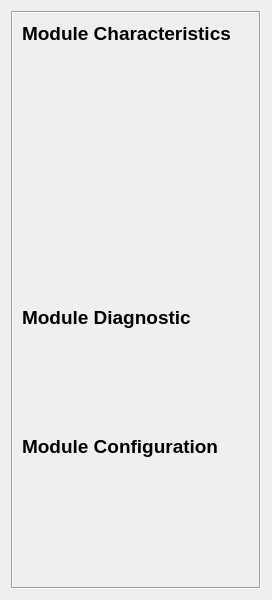
         <widget class="QWidget" name="tab_2">
          <attribute name="title">
           <string>Module</string>
          </attribute>
          <layout class="QGridLayout" name="gridLayout_9">
           <item row="0" column="0">
            <widget class="QFrame" name="frame">
             <property name="frameShape">
              <enum>QFrame::Box</enum>
             </property>
             <property name="frameShadow">
              <enum>QFrame::Sunken</enum>
             </property>
             <layout class="QGridLayout" name="gridLayout_7">
              <item row="23" column="2">
               <widget class="PyDMLabel" name="dcLnkNomDesc_67">
                <property name="toolTip">
                 <string/>
                </property>
                <property name="showUnits" stdset="0">
                 <bool>true</bool>
                </property>
                <property name="channel" stdset="0">
                 <string>ca://${P}:Mod-VoltageRef-Mon</string>
                </property>
               </widget>
              </item>
              <item row="18" column="2" colspan="2">
               <widget class="PyDMLabel" name="dcLnkNom_7">
                <property name="toolTip">
                 <string/>
                </property>
                <property name="showUnits" stdset="0">
                 <bool>true</bool>
                </property>
                <property name="channel" stdset="0">
                 <string>ca://${P}:Mod-OutCurrent-Mon</string>
                </property>
               </widget>
              </item>
              <item row="0" column="0" colspan="2">
               <widget class="QLabel" name="label_2">
                <property name="font">
                 <font>
                  <pointsize>14</pointsize>
                  <weight>75</weight>
                  <bold>true</bold>
                 </font>
                </property>
                <property name="text">
                 <string>Module Characteristics</string>
                </property>
               </widget>
              </item>
              <item row="15" column="2" colspan="2">
               <widget class="PyDMLabel" name="dcLnkNom_16">
                <property name="toolTip">
                 <string/>
                </property>
                <property name="showUnits" stdset="0">
                 <bool>true</bool>
                </property>
                <property name="channel" stdset="0">
                 <string>ca://${P}:Mod-NomRes-Mon</string>
                </property>
               </widget>
              </item>
              <item row="24" column="2">
               <widget class="PyDMLabel" name="dcLnkNomDesc_66">
                <property name="toolTip">
                 <string/>
                </property>
                <property name="showUnits" stdset="0">
                 <bool>true</bool>
                </property>
                <property name="channel" stdset="0">
                 <string>ca://${P}:Mod-CurrentRef-Mon</string>
                </property>
               </widget>
              </item>
              <item row="24" column="0">
               <widget class="PyDMLabel" name="dcLnkNomDesc_36">
                <property name="toolTip">
                 <string/>
                </property>
                <property name="alarmSensitiveBorder" stdset="0">
                 <bool>false</bool>
                </property>
                <property name="channel" stdset="0">
                 <string>ca://${P}:Mod-CurrentRef-Mon.DESC</string>
                </property>
               </widget>
              </item>
              <item row="29" column="1">
               <spacer name="verticalSpacer_2">
                <property name="orientation">
                 <enum>Qt::Vertical</enum>
                </property>
                <property name="sizeHint" stdset="0">
                 <size>
                  <width>20</width>
                  <height>40</height>
                 </size>
                </property>
               </spacer>
              </item>
              <item row="13" column="2" colspan="2">
               <widget class="PyDMLabel" name="dcLnkNom_28">
                <property name="toolTip">
                 <string/>
                </property>
                <property name="showUnits" stdset="0">
                 <bool>true</bool>
                </property>
                <property name="channel" stdset="0">
                 <string>ca://${P}:Mod-MaxRes-Mon</string>
                </property>
               </widget>
              </item>
              <item row="25" column="2">
               <widget class="PyDMLabel" name="dcLnkNomDesc_72">
                <property name="toolTip">
                 <string/>
                </property>
                <property name="showUnits" stdset="0">
                 <bool>true</bool>
                </property>
                <property name="channel" stdset="0">
                 <string>ca://${P}:Mod-PwrRef-Mon</string>
                </property>
               </widget>
              </item>
              <item row="2" column="2" colspan="2">
               <widget class="PyDMLabel" name="dcLnkNom_13">
                <property name="toolTip">
                 <string/>
                </property>
                <property name="showUnits" stdset="0">
                 <bool>true</bool>
                </property>
                <property name="channel" stdset="0">
                 <string>ca://${P}:Mod-MinVolt-Mon</string>
                </property>
               </widget>
              </item>
              <item row="19" column="2" colspan="2">
               <widget class="PyDMLabel" name="dcLnkNom_9">
                <property name="toolTip">
                 <string/>
                </property>
                <property name="showUnits" stdset="0">
                 <bool>true</bool>
                </property>
                <property name="channel" stdset="0">
                 <string>ca://${P}:Mod-OutPwr-Mon</string>
                </property>
               </widget>
              </item>
              <item row="2" column="0">
               <widget class="PyDMLabel" name="dcLnkNomDesc_13">
                <property name="toolTip">
                 <string/>
                </property>
                <property name="alarmSensitiveBorder" stdset="0">
                 <bool>false</bool>
                </property>
                <property name="channel" stdset="0">
                 <string>ca://${P}:Mod-MinVolt-Mon.DESC</string>
                </property>
               </widget>
              </item>
              <item row="16" column="0" colspan="2">
               <widget class="QLabel" name="label">
                <property name="font">
                 <font>
                  <pointsize>14</pointsize>
                  <weight>75</weight>
                  <bold>true</bold>
                 </font>
                </property>
                <property name="text">
                 <string>Module Diagnostic</string>
                </property>
               </widget>
              </item>
              <item row="1" column="0">
               <widget class="PyDMLabel" name="dcLnkNomDesc_10">
                <property name="toolTip">
                 <string/>
                </property>
                <property name="alarmSensitiveBorder" stdset="0">
                 <bool>false</bool>
                </property>
                <property name="channel" stdset="0">
                 <string>ca://${P}:Mod-MaxVolt-Mon.DESC</string>
                </property>
               </widget>
              </item>
              <item row="3" column="0">
               <widget class="PyDMLabel" name="dcLnkNomDesc_14">
                <property name="toolTip">
                 <string/>
                </property>
                <property name="alarmSensitiveBorder" stdset="0">
                 <bool>false</bool>
                </property>
                <property name="channel" stdset="0">
                 <string>ca://${P}:Mod-NomVolt-Mon.DESC</string>
                </property>
               </widget>
              </item>
              <item row="18" column="0">
               <widget class="PyDMLabel" name="dcLnkNomDesc_6">
                <property name="toolTip">
                 <string/>
                </property>
                <property name="alarmSensitiveBorder" stdset="0">
                 <bool>false</bool>
                </property>
                <property name="channel" stdset="0">
                 <string>ca://${P}:Mod-OutCurrent-Mon.DESC</string>
                </property>
               </widget>
              </item>
              <item row="14" column="0">
               <widget class="PyDMLabel" name="dcLnkNomDesc_27">
                <property name="toolTip">
                 <string/>
                </property>
                <property name="alarmSensitiveBorder" stdset="0">
                 <bool>false</bool>
                </property>
                <property name="channel" stdset="0">
                 <string>ca://${P}:Mod-MinRes-Mon.DESC</string>
                </property>
               </widget>
              </item>
              <item row="25" column="0">
               <widget class="PyDMLabel" name="dcLnkNomDesc_37">
                <property name="toolTip">
                 <string/>
                </property>
                <property name="alarmSensitiveBorder" stdset="0">
                 <bool>false</bool>
                </property>
                <property name="channel" stdset="0">
                 <string>ca://${P}:Mod-PwrRef-Mon.DESC</string>
                </property>
               </widget>
              </item>
              <item row="14" column="2" colspan="2">
               <widget class="PyDMLabel" name="dcLnkNom_27">
                <property name="toolTip">
                 <string/>
                </property>
                <property name="showUnits" stdset="0">
                 <bool>true</bool>
                </property>
                <property name="channel" stdset="0">
                 <string>ca://${P}:Mod-MinRes-Mon</string>
                </property>
               </widget>
              </item>
              <item row="5" column="0">
               <widget class="PyDMLabel" name="dcLnkNomDesc_11">
                <property name="toolTip">
                 <string/>
                </property>
                <property name="alarmSensitiveBorder" stdset="0">
                 <bool>false</bool>
                </property>
                <property name="channel" stdset="0">
                 <string>ca://${P}:Mod-MaxCurrent-Mon.DESC</string>
                </property>
               </widget>
              </item>
              <item row="6" column="2" colspan="2">
               <widget class="PyDMLabel" name="dcLnkNom_107">
                <property name="toolTip">
                 <string/>
                </property>
                <property name="showUnits" stdset="0">
                 <bool>true</bool>
                </property>
                <property name="channel" stdset="0">
                 <string>ca://${P}:Mod-MinCurrent-Mon</string>
                </property>
               </widget>
              </item>
              <item row="13" column="0">
               <widget class="PyDMLabel" name="dcLnkNomDesc_28">
                <property name="toolTip">
                 <string/>
                </property>
                <property name="alarmSensitiveBorder" stdset="0">
                 <bool>false</bool>
                </property>
                <property name="channel" stdset="0">
                 <string>ca://${P}:Mod-MaxRes-Mon.DESC</string>
                </property>
               </widget>
              </item>
              <item row="11" column="2" colspan="2">
               <widget class="PyDMLabel" name="dcLnkNom_17">
                <property name="toolTip">
                 <string/>
                </property>
                <property name="showUnits" stdset="0">
                 <bool>true</bool>
                </property>
                <property name="channel" stdset="0">
                 <string>ca://${P}:Mod-NomPwr-Mon</string>
                </property>
               </widget>
              </item>
              <item row="3" column="2" colspan="2">
               <widget class="PyDMLabel" name="dcLnkNom_14">
                <property name="toolTip">
                 <string/>
                </property>
                <property name="showUnits" stdset="0">
                 <bool>true</bool>
                </property>
                <property name="channel" stdset="0">
                 <string>ca://${P}:Mod-NomVolt-Mon</string>
                </property>
               </widget>
              </item>
              <item row="17" column="2" colspan="2">
               <widget class="PyDMLabel" name="dcLnkNom_3">
                <property name="toolTip">
                 <string/>
                </property>
                <property name="showUnits" stdset="0">
                 <bool>true</bool>
                </property>
                <property name="channel" stdset="0">
                 <string>ca://${P}:Mod-OutVolt-Mon</string>
                </property>
               </widget>
              </item>
              <item row="10" column="0">
               <widget class="PyDMLabel" name="dcLnkNomDesc_15">
                <property name="toolTip">
                 <string/>
                </property>
                <property name="alarmSensitiveBorder" stdset="0">
                 <bool>false</bool>
                </property>
                <property name="channel" stdset="0">
                 <string>ca://${P}:Mod-MinPwr-Mon.DESC</string>
                </property>
               </widget>
              </item>
              <item row="23" column="0">
               <widget class="PyDMLabel" name="dcLnkNomDesc_38">
                <property name="toolTip">
                 <string/>
                </property>
                <property name="alarmSensitiveBorder" stdset="0">
                 <bool>false</bool>
                </property>
                <property name="channel" stdset="0">
                 <string>ca://${P}:Mod-VoltageRef-Mon.DESC</string>
                </property>
               </widget>
              </item>
              <item row="4" column="0">
               <spacer name="verticalSpacer_4">
                <property name="orientation">
                 <enum>Qt::Vertical</enum>
                </property>
                <property name="sizeType">
                 <enum>QSizePolicy::Fixed</enum>
                </property>
                <property name="sizeHint" stdset="0">
                 <size>
                  <width>20</width>
                  <height>5</height>
                 </size>
                </property>
               </spacer>
              </item>
              <item row="5" column="2" colspan="2">
               <widget class="PyDMLabel" name="dcLnkNom_11">
                <property name="toolTip">
                 <string/>
                </property>
                <property name="showUnits" stdset="0">
                 <bool>true</bool>
                </property>
                <property name="channel" stdset="0">
                 <string>ca://${P}:Mod-MaxCurrent-Mon</string>
                </property>
               </widget>
              </item>
              <item row="17" column="0">
               <widget class="PyDMLabel" name="dcLnkNomDesc_2">
                <property name="toolTip">
                 <string/>
                </property>
                <property name="alarmSensitiveBorder" stdset="0">
                 <bool>false</bool>
                </property>
                <property name="channel" stdset="0">
                 <string>ca://${P}:Mod-OutVolt-Mon.DESC</string>
                </property>
               </widget>
              </item>
              <item row="11" column="0">
               <widget class="PyDMLabel" name="dcLnkNomDesc_26">
                <property name="toolTip">
                 <string/>
                </property>
                <property name="alarmSensitiveBorder" stdset="0">
                 <bool>false</bool>
                </property>
                <property name="channel" stdset="0">
                 <string>ca://${P}:Mod-NomPwr-Mon.DESC</string>
                </property>
               </widget>
              </item>
              <item row="6" column="0">
               <widget class="PyDMLabel" name="dcLnkNomDesc_109">
                <property name="toolTip">
                 <string/>
                </property>
                <property name="alarmSensitiveBorder" stdset="0">
                 <bool>false</bool>
                </property>
                <property name="channel" stdset="0">
                 <string>ca://${P}:Mod-MinCurrent-Mon.DESC</string>
                </property>
               </widget>
              </item>
              <item row="20" column="0">
               <widget class="PyDMLabel" name="dcLnkNomDesc_4">
                <property name="toolTip">
                 <string/>
                </property>
                <property name="alarmSensitiveBorder" stdset="0">
                 <bool>false</bool>
                </property>
                <property name="channel" stdset="0">
                 <string>ca://${P}:DCLinkVolt-Mon.DESC</string>
                </property>
               </widget>
              </item>
              <item row="20" column="2" colspan="2">
               <widget class="PyDMLabel" name="dcLnkNom_4">
                <property name="toolTip">
                 <string/>
                </property>
                <property name="showUnits" stdset="0">
                 <bool>true</bool>
                </property>
                <property name="channel" stdset="0">
                 <string>ca://${P}:DCLinkVolt-Mon</string>
                </property>
               </widget>
              </item>
              <item row="9" column="2" colspan="2">
               <widget class="PyDMLabel" name="dcLnkNom_12">
                <property name="toolTip">
                 <string/>
                </property>
                <property name="showUnits" stdset="0">
                 <bool>true</bool>
                </property>
                <property name="channel" stdset="0">
                 <string>ca://${P}:Mod-MaxPwr-Mon</string>
                </property>
               </widget>
              </item>
              <item row="7" column="0">
               <widget class="PyDMLabel" name="dcLnkNomDesc_111">
                <property name="toolTip">
                 <string/>
                </property>
                <property name="alarmSensitiveBorder" stdset="0">
                 <bool>false</bool>
                </property>
                <property name="channel" stdset="0">
                 <string>ca://${P}:Mod-NomCurrent-Mon.DESC</string>
                </property>
               </widget>
              </item>
              <item row="1" column="2" colspan="2">
               <widget class="PyDMLabel" name="dcLnkNom_10">
                <property name="toolTip">
                 <string/>
                </property>
                <property name="showUnits" stdset="0">
                 <bool>true</bool>
                </property>
                <property name="channel" stdset="0">
                 <string>ca://${P}:Mod-MaxVolt-Mon</string>
                </property>
               </widget>
              </item>
              <item row="8" column="0">
               <spacer name="verticalSpacer_7">
                <property name="orientation">
                 <enum>Qt::Vertical</enum>
                </property>
                <property name="sizeType">
                 <enum>QSizePolicy::Fixed</enum>
                </property>
                <property name="sizeHint" stdset="0">
                 <size>
                  <width>20</width>
                  <height>5</height>
                 </size>
                </property>
               </spacer>
              </item>
              <item row="26" column="2">
               <widget class="PyDMLabel" name="dcLnkNomDesc_89">
                <property name="toolTip">
                 <string/>
                </property>
                <property name="showUnits" stdset="0">
                 <bool>true</bool>
                </property>
                <property name="channel" stdset="0">
                 <string>ca://${P}:Mod-ResistanceRef-Mon</string>
                </property>
               </widget>
              </item>
              <item row="9" column="0">
               <widget class="PyDMLabel" name="dcLnkNomDesc_12">
                <property name="toolTip">
                 <string/>
                </property>
                <property name="alarmSensitiveBorder" stdset="0">
                 <bool>false</bool>
                </property>
                <property name="channel" stdset="0">
                 <string>ca://${P}:Mod-MaxPwr-Mon.DESC</string>
                </property>
               </widget>
              </item>
              <item row="10" column="2" colspan="2">
               <widget class="PyDMLabel" name="dcLnkNom_15">
                <property name="toolTip">
                 <string/>
                </property>
                <property name="showUnits" stdset="0">
                 <bool>true</bool>
                </property>
                <property name="channel" stdset="0">
                 <string>ca://${P}:Mod-MinPwr-Mon</string>
                </property>
               </widget>
              </item>
              <item row="12" column="0">
               <spacer name="verticalSpacer_8">
                <property name="orientation">
                 <enum>Qt::Vertical</enum>
                </property>
                <property name="sizeType">
                 <enum>QSizePolicy::Fixed</enum>
                </property>
                <property name="sizeHint" stdset="0">
                 <size>
                  <width>20</width>
                  <height>5</height>
                 </size>
                </property>
               </spacer>
              </item>
              <item row="22" column="0" colspan="2">
               <widget class="QLabel" name="label_15">
                <property name="font">
                 <font>
                  <pointsize>14</pointsize>
                  <weight>75</weight>
                  <bold>true</bold>
                 </font>
                </property>
                <property name="text">
                 <string>Module Configuration</string>
                </property>
               </widget>
              </item>
              <item row="19" column="0">
               <widget class="PyDMLabel" name="dcLnkNomDesc_8">
                <property name="toolTip">
                 <string/>
                </property>
                <property name="alarmSensitiveBorder" stdset="0">
                 <bool>false</bool>
                </property>
                <property name="channel" stdset="0">
                 <string>ca://${P}:Mod-OutPwr-Mon.DESC</string>
                </property>
               </widget>
              </item>
              <item row="26" column="0">
               <widget class="PyDMLabel" name="dcLnkNomDesc_82">
                <property name="toolTip">
                 <string/>
                </property>
                <property name="alarmSensitiveBorder" stdset="0">
                 <bool>false</bool>
                </property>
                <property name="channel" stdset="0">
                 <string>ca://${P}:Mod-ResistanceRef-Mon.DESC</string>
                </property>
               </widget>
              </item>
              <item row="7" column="2" colspan="2">
               <widget class="PyDMLabel" name="dcLnkNom_108">
                <property name="toolTip">
                 <string/>
                </property>
                <property name="showUnits" stdset="0">
                 <bool>true</bool>
                </property>
                <property name="channel" stdset="0">
                 <string>ca://${P}:Mod-NomCurrent-Mon</string>
                </property>
               </widget>
              </item>
              <item row="15" column="0">
               <widget class="PyDMLabel" name="dcLnkNomDesc_16">
                <property name="toolTip">
                 <string/>
                </property>
                <property name="alarmSensitiveBorder" stdset="0">
                 <bool>false</bool>
                </property>
                <property name="channel" stdset="0">
                 <string>ca://${P}:Mod-NomRes-Mon.DESC</string>
                </property>
               </widget>
              </item>
              <item row="21" column="0">
               <widget class="PyDMLabel" name="dcLnkNomDesc_5">
                <property name="toolTip">
                 <string/>
                </property>
                <property name="alarmSensitiveBorder" stdset="0">
                 <bool>false</bool>
                </property>
                <property name="channel" stdset="0">
                 <string>ca://${P}:PrimaryCurr-Mon.DESC</string>
                </property>
               </widget>
              </item>
              <item row="21" column="2">
               <widget class="PyDMLabel" name="dcLnkNom_5">
                <property name="toolTip">
                 <string/>
                </property>
                <property name="showUnits" stdset="0">
                 <bool>true</bool>
                </property>
                <property name="channel" stdset="0">
                 <string>ca://${P}:PrimaryCurr-Mon</string>
                </property>
               </widget>
              </item>
             </layout>
            </widget>
           </item>
          </layout>
         </widget>
